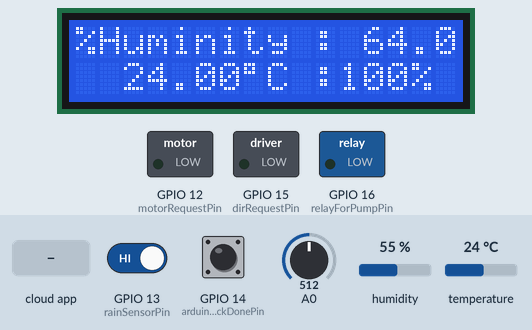
A sketch run on a simulated ESP8266 (NodeMCU). Parts: 16×2 character LCD, switched loads named in the sketch (green lamp = pin HIGH). Dashed ring = blinking. The inputs (shaded band) are chosen by the test bench; at power-on: A0 = 512, GPIO 13 (rainSensorPin) HIGH, temperature 24 °C, GPIO 14 (arduinoFeedbackDonePin) HIGH, humidity 55 %. WiFi joins after 1.5 s; servers stay silent unless stated; the Firebase database answers and starts empty; what the sketch prints to the serial monitor is not drawn.

Above: at 2.8 s.
2.9 s: the phone or cloud app sets UserMode to Auto
At 4.9 s:
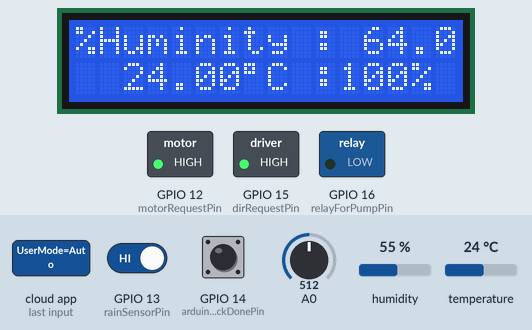
9.5 s: A0 set to 561
At 14.9 s:
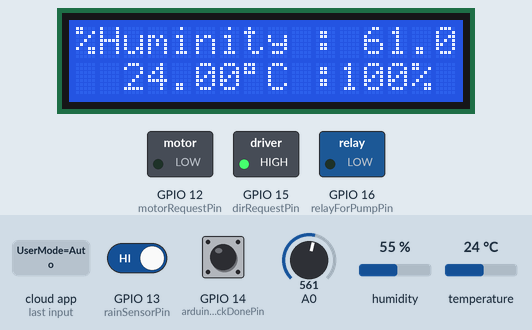
15.0 s: A0 set to 593
At 20.1 s:
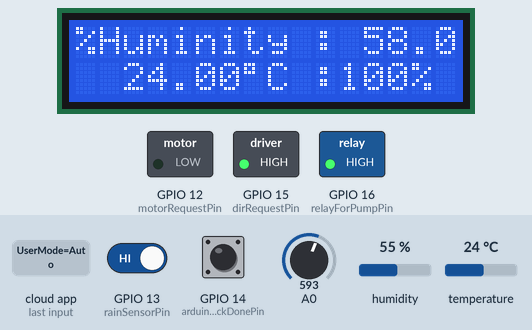
20.7 s: GPIO 13 (rainSensorPin) driven LOW
At 23.7 s:
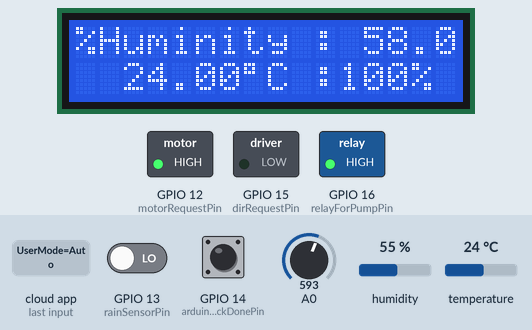
27.3 s: A0 set to 306
At 28.4 s:
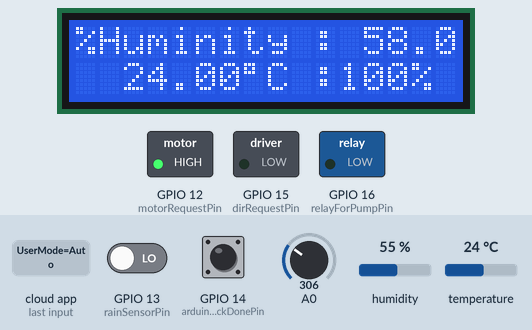
33.9 s: temperature set to 12 °C
At 37.8 s:
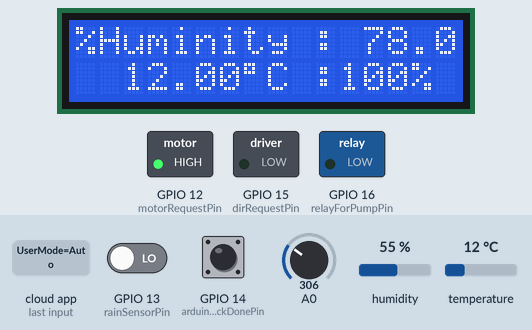
Timing chart, 0 to 38.3 s (numbered marks = the images above; inputs shaded):
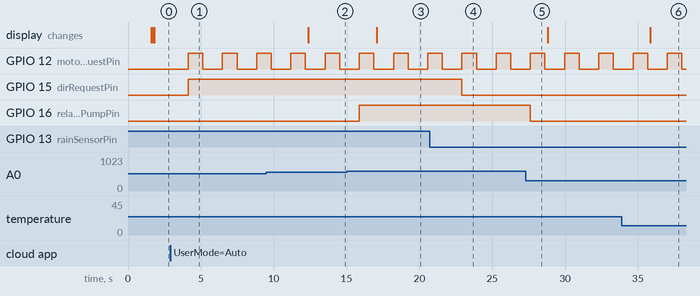

The sketch:

esp8266_code.ino
```cpp
#include <Arduino.h>
#include <ESP8266WiFi.h>
#include <FirebaseESP8266.h>

// Provide the token generation process info.
#include <addons/TokenHelper.h>

// Provide the RTDB payload printing info and other helper functions.
#include <addons/RTDBHelper.h>

#include <WiFiUdp.h>
#include <NTPClient.h>

#include <DHT.h>

/* 1. Define the WiFi credentials */
// #define WIFI_SSID "The Wow Coffee & Tea"
#define WIFI_SSID "HUNG 1616"
// #define WIFI_PASSWORD "thewowxinchao"
#define WIFI_PASSWORD "89@05oH5"

// For the following credentials, see examples/Authentications/SignInAsUser/EmailPassword/EmailPassword.ino

/* 2. Define the API Key */
#define API_KEY "AIzaSyDa9u4v4WPvSiM3iHENRMM6rq6ypjmlEz4"

/* 3. Define the RTDB URL */
#define DATABASE_URL "https://gardencontrol-us-default-rtdb.firebaseio.com/" //<databaseName>.firebaseio.com or <databaseName>.<region>.firebasedatabase.app

/* 4. Define the user Email and password that alreadey registerd or added in your project */
#define USER_EMAIL "thanhhiepvt412zz@gmail.com"
#define USER_PASSWORD "123456"

// Define Firebase Data object
FirebaseData fbdo;

FirebaseAuth auth;
FirebaseConfig config;

unsigned long sendDataPrevMillis = 0;

unsigned long count = 0;

#include <Wire.h>
#include <LiquidCrystal_I2C.h>

LiquidCrystal_I2C lcd(0x27, 16, 2);

enum{
  eROOF_RUNNING,
  eROOF_OPENING,
  eROOF_CLOSING,
  eROOF_IDLE
} ;

int m_roofMotorStatus = eROOF_IDLE;

enum {
  eROOF_CLOSED,
  eROOF_OPENED,
};

enum {
  ePUMP_STARTED,
  ePUMP_STOPED,
};

bool m_pumpStatus = ePUMP_STOPED;
bool m_roofStatus = eROOF_CLOSED;


// Pin definitions for motor
const int rainSensorPin = 13; // D7 - GPIO13
const int relayForPumpPin = 16;

String serverList[3] = {
  "pool.ntp.org",
  "eu.pool.ntp.org",
  "asia.pool.ntp.org",
};

int serverGMTList[3] = {
  7,
  7,
  7
};


// NTP client setup: server, timezone offset in seconds (e.g., GMT+7 => 7*3600)
WiFiUDP ntpUDP;
NTPClient timeClient(ntpUDP, "0.asia.pool.ntp.org", 3600, 0);


// Chân kết nối DHT11
#define DHTPIN 2       // GPIO2 = D4 trên NodeMCU
#define DHTTYPE DHT11  // Loại cảm biến: DHT11 hoặc DHT22
DHT dht(DHTPIN, DHTTYPE);

int udpPort = 1000;
float m_huminity = 0.0;
float m_temperature = 0.0;

enum {
  eMOVE_OPEN = HIGH,
  eMOVE_CLOSE = LOW,
};

const int motorRequestPin = 12; // D6
const int arduinoFeedbackDonePin = 14; // D5

const int dirRequestPin = 15; // D8

enum {
  eMANUAL_MODE,
  eAUTO_MODE,
};

String m_userMode = "Manual";

enum {
  eIDLE_COMMAND,
  eSTARTPUMP_COMMAND,
  eSTOPPUMP_COMMAND,
  eOPENROOF_COMMAND,
  eCLOSEROOF_COMMAND,
};

int m_userCommand = eIDLE_COMMAND;
int m_rainStatus = 1;
enum {
  eRAINING,
  eNO_RAINING
};

void setup()
{
  // Initialize pump
  pinMode(relayForPumpPin, OUTPUT);
  digitalWrite(relayForPumpPin, LOW);
  m_pumpStatus = ePUMP_STOPED;

  // Motor setup
  pinMode(motorRequestPin, OUTPUT);
  digitalWrite(motorRequestPin, LOW);

  pinMode(dirRequestPin, OUTPUT);

  pinMode(arduinoFeedbackDonePin, INPUT_PULLUP);
  pinMode(rainSensorPin, INPUT_PULLUP); // Bật trở kéo lên

  Serial.begin(115200);
  WiFi.begin(WIFI_SSID, WIFI_PASSWORD);

  Serial.print("Connecting to Wi-Fi");
  unsigned long ms = millis();
  while (WiFi.status() != WL_CONNECTED)
  {
    Serial.print(".");
    delay(300);
  }
  Serial.println();
  Serial.print("Connected with IP: ");
  Serial.println(WiFi.localIP());
  Serial.println();

  // Initialize NTP
  timeClient.begin(udpPort);

  Serial.printf("Firebase Client v%s\n\n", FIREBASE_CLIENT_VERSION);

  /* Assign the api key (required) */
  config.api_key = API_KEY;

  /* Assign the user sign in credentials */
  auth.user.email = USER_EMAIL;
  auth.user.password = USER_PASSWORD;

  /* Assign the RTDB URL (required) */
  config.database_url = DATABASE_URL;

  /* Assign the callback function for the long running token generation task */
  config.token_status_callback = tokenStatusCallback; // see addons/TokenHelper.h

  // Comment or pass false value when WiFi reconnection will control by your code or third party library e.g. WiFiManager
  Firebase.reconnectNetwork(true);

  // Since v4.4.x, BearSSL engine was used, the SSL buffer need to be set.
  // Large data transmission may require larger RX buffer, otherwise connection issue or data read time out can be occurred.
  fbdo.setBSSLBufferSize(4096 /* Rx buffer size in bytes from 512 - 16384 */, 1024 /* Tx buffer size in bytes from 512 - 16384 */);

  // Or use legacy authenticate method
  // config.database_url = DATABASE_URL;
  // config.signer.tokens.legacy_token = "<database secret>";

  // To connect without auth in Test Mode, see Authentications/TestMode/TestMode.ino

  //////////////////////////////////////////////////////////////////////////////////////////////
  // Please make sure the device free Heap is not lower than 80 k for ESP32 and 10 k for ESP8266,
  // otherwise the SSL connection will fail.
  //////////////////////////////////////////////////////////////////////////////////////////////

  Firebase.begin(&config, &auth);

  Firebase.setDoubleDigits(5);

  // You can use TCP KeepAlive in FirebaseData object and tracking the server connection status, please read this for detail.
  // https://github.com/mobizt/Firebase-ESP8266#about-firebasedata-object
  // fbdo.keepAlive(5, 5, 1);

  /** Timeout options.

  //Network reconnect timeout (interval) in ms (10 sec - 5 min) when network or WiFi disconnected.
  config.timeout.networkReconnect = 10 * 1000;

  //Socket connection and SSL handshake timeout in ms (1 sec - 1 min).
  config.timeout.socketConnection = 10 * 1000;

  //Server response read timeout in ms (1 sec - 1 min).
  config.timeout.serverResponse = 10 * 1000;

  //RTDB Stream keep-alive timeout in ms (20 sec - 2 min) when no server's keep-alive event data received.
  config.timeout.rtdbKeepAlive = 45 * 1000;

  //RTDB Stream reconnect timeout (interval) in ms (1 sec - 1 min) when RTDB Stream closed and want to resume.
  config.timeout.rtdbStreamReconnect = 1 * 1000;

  //RTDB Stream error notification timeout (interval) in ms (3 sec - 30 sec). It determines how often the readStream
  //will return false (error) when it called repeatedly in loop.
  config.timeout.rtdbStreamError = 3 * 1000;

  Note:
  The function that starting the new TCP session i.e. first time server connection or previous session was closed, the function won't exit until the
  time of config.timeout.socketConnection.

  You can also set the TCP data sending retry with
  config.tcp_data_sending_retry = 1;

  */
  // DHT init
  dht.begin();

  // Initialize the screen
  lcd.init();
  lcd.backlight();

  lcd.print("Welcome to the Smart Garden !!!");
  delay(100);
  lcd.clear();
}


float readHuminity()
{
  float value = analogRead(A0); // Huminity analog plug into A0
  float percent = map(value, 1023, 0, 30, 100);
  Serial.print("Huminity value: ");
  Serial.println(percent);
  return percent;
}

float readTemperature()
{
  float t = dht.readTemperature();

  float f = dht.readTemperature(true);
  float h = dht.readHumidity();
 // Check if any reads failed and exit early (to try again).
  if (isnan(h) || isnan(t) || isnan(f)) {
    Serial.println(F("Failed to read from DHT sensor!"));
    return m_temperature;
  }

  // Compute heat index in Fahrenheit (the default)
  float hif = dht.computeHeatIndex(f, h);

  // Compute heat index in Celsius (isFahreheit = false)
  float hic = dht.computeHeatIndex(t, h, false);

  Serial.print(F("%  Temperature: "));
  Serial.print(t);
  Serial.print(F("°C "));

  return t;
}

void startPump()
{
  Serial.println(" Start Pump !!!");
  m_pumpStatus = ePUMP_STARTED;

  digitalWrite(relayForPumpPin,HIGH);
}

void stopPump()
{
  Serial.println(" Stop Pump !!!");
  m_pumpStatus = ePUMP_STOPED;

  digitalWrite(relayForPumpPin,LOW);
}

int detectRain()
{
  // 1 : means no rain, 0 : raining
  Serial.print("Gia tri cam bien mua: ");
  Serial.println(digitalRead(rainSensorPin));

  int rain_1 = digitalRead(rainSensorPin);
  delay(40);
  int rain_2 = digitalRead(rainSensorPin);

  if (rain_1 == rain_2)
    return rain_1;

  return m_rainStatus;
}


// Update the action
void openRoof()
{
  {
    m_roofMotorStatus = eROOF_OPENING;

    Serial.println("Opening the Roof !!!!");

    digitalWrite(motorRequestPin, HIGH);
    digitalWrite(dirRequestPin, eMOVE_OPEN);
    delay(1000);
    while(digitalRead(arduinoFeedbackDonePin) == LOW)
    {
      delay(100);
    }

    digitalWrite(motorRequestPin, LOW);
  }

  m_roofStatus = eROOF_OPENED;

  String prefix = "/GardenControl";
  String usercontrolPathToFireBase = prefix + "/UserCommand";

  Serial.printf("Push usercommand = IDLE to Firebase... %s\n", Firebase.setString(fbdo, usercontrolPathToFireBase.c_str(), "0") ? "ok" : fbdo.errorReason().c_str());

  Serial.println("Completed opening the roof !!!!");
}

void closeRoof()
{
  {
    m_roofMotorStatus = eROOF_CLOSING;

    Serial.println("Closing the Roof !!!!");

    digitalWrite(motorRequestPin, HIGH);
    digitalWrite(dirRequestPin, eMOVE_CLOSE);
    delay(1000);
    while(digitalRead(arduinoFeedbackDonePin) == LOW)
    {
      delay(100);
    }

    digitalWrite(motorRequestPin, LOW);
  }

  m_roofStatus = eROOF_CLOSED;

  String prefix = "/GardenControl";
  String usercontrolPathToFireBase = prefix + "/UserCommand";

  Serial.printf("Push usercommand = IDLE to Firebase... %s\n", Firebase.setString(fbdo, usercontrolPathToFireBase.c_str(), "0") ? "ok" : fbdo.errorReason().c_str());

  Serial.println("Completed closing the roof !!!!");
}

void pushDataToFirebase()
{
  unsigned long epochTime;
  String hoursStr, minuteStr, secondStr;
  if (WiFi.status() != WL_CONNECTED) {
    // delay(500);
    Serial.println("Wifi disconnected");
  } else {
    // if (timeClient.update()) // Fetch current time
    // {
    //   epochTime = timeClient.getEpochTime(); // Unix timestamp
    //   Serial.print("Epoch Time: ");
    //   Serial.println(epochTime);

    //   Serial.print("Formatted Time: ");
    //   Serial.println(timeClient.getFormattedTime()); // e.g., "14:35:10"
    //   unsigned long hours = (epochTime % 86400L) / 3600;
    //   hoursStr = hours < 10 ? "0" + String(hours) : String(hours);

    //   unsigned long minutes = (epochTime % 3600) / 60;
    //   minuteStr = minutes < 10 ? "0" + String(minutes) : String(minutes);

    //   unsigned long seconds = epochTime % 60;
    //   secondStr = seconds < 10 ? "0" + String(seconds) : String(seconds);

    //   Serial.printf("%s:%s:%s\n", hoursStr, minuteStr, secondStr);

    // } else
    // {
    //   Serial.println("NTP update time failed");
    //   // timeClient.begin(udpPort++);
    //   // Serial.print("Change UDP to new port : "); Serial.println(udpPort);
    // }
  }

  // Firebase.ready() should be called repeatedly to handle authentication tasks.
  // if (Firebase.ready() && (millis() - sendDataPrevMillis > 15000 || sendDataPrevMillis == 0))
  {
    // sendDataPrevMillis = millis();
    // delay(5000);

    String prefix;
    // String prefix = "/GardenSensor/" + hoursStr + minuteStr + secondStr;
    // String huminityPathToFireBase = prefix + "/Huminity";
    // String timePathToFireBase = prefix + "/time";

    prefix = "/GardenControl";
    String huminityPathToFireBase = prefix + "/Huminity";

    Serial.printf("Push huminity to Firebase... %s\n", Firebase.setFloat(fbdo, huminityPathToFireBase.c_str(), m_huminity) ? "ok" : fbdo.errorReason().c_str());

    String temperaturePathToFireBase = prefix + "/Temperature";
    Serial.printf("Push temperature to Firebase... %s\n", Firebase.setFloat(fbdo, temperaturePathToFireBase.c_str(), m_temperature) ? "ok" : fbdo.errorReason().c_str());

    String pumpStatusPathToFireBase = prefix + "/Pump_Status";
    String pumpstatus_text;
    if (m_pumpStatus == ePUMP_STARTED)
      pumpstatus_text = "Start";
    else
      pumpstatus_text = "Stop";
    Serial.printf("Push pumpStatus to Firebase... %s\n", Firebase.setString(fbdo, pumpStatusPathToFireBase.c_str(), pumpstatus_text) ? "ok" : fbdo.errorReason().c_str());

    String roofMotorStatusPathToFireBase = prefix + "/Roof_Status";
    String roofstatus_text;
    if (m_roofStatus == eROOF_CLOSED)
      roofstatus_text = "Close";
    else
      roofstatus_text = "Open";
    Serial.printf("Push roofMotorStatus to Firebase... %s\n", Firebase.setString(fbdo, roofMotorStatusPathToFireBase.c_str(), roofstatus_text) ? "ok" : fbdo.errorReason().c_str());

    String rainStatusPathToFireBase = prefix + "/Rain_Sensor";
    Serial.printf("Push rainStatus to Firebase... %s\n", Firebase.setInt(fbdo, rainStatusPathToFireBase.c_str(), m_rainStatus) ? "ok" : fbdo.errorReason().c_str());
  }
}

void getDataFromFirebase()
{
  String prefix;
  prefix = "/GardenControl";
  String userModePathToFireBase = prefix + "/UserMode"; // "/GardenControl/UserMode"

  if (Firebase.getString(fbdo, userModePathToFireBase.c_str())) {  // successful
    m_userMode = fbdo.stringData();   // get value as String
    m_userMode.replace("\"", "");       // Remove all " characters
    m_userMode.replace("\\", "");  // Remove all backslashes
    // Serial.println(m_userMode);         // Prints: Manual
    Serial.println("User Mode from Firebase: " + m_userMode);
  } else {
    Serial.println("Error: " + fbdo.errorReason());
  }

  String userCommandPathToFireBase = prefix + "/UserCommand";

  if (Firebase.getString(fbdo, userCommandPathToFireBase.c_str())) {  // successful
    String usercommand_string = fbdo.stringData(); // get value as String
    m_userCommand = usercommand_string.toInt();
    Serial.print("User Command from Firebase: ");
    Serial.println(m_userCommand);
  } else {
    Serial.println("Error: " + fbdo.errorReason());
  }
}

void updateOnLcd()
{
  lcd.clear();
  lcd.setCursor(0,0);
  lcd.print("%Huminity : ");
  lcd.print(m_huminity);

  // Enter
  lcd.setCursor(2,1);

  lcd.print(m_temperature);
  lcd.print((char)223); // ký hiệu độ °
  lcd.print("C :");

  lcd.print(100);
  lcd.print("%");
}

void loop()
{
  m_huminity = readHuminity();
  m_temperature = readTemperature();
  m_rainStatus = detectRain();


  #define HUM_PUMP_LIMIT    (60) // Percent

  if ((m_userMode == "Auto" && m_huminity < HUM_PUMP_LIMIT) ||
        (m_userMode == "Manual" && m_userCommand == eSTARTPUMP_COMMAND)
    )
  {
    startPump();
  }
  else if ((m_userMode == "Auto" && m_huminity >= HUM_PUMP_LIMIT) ||
        (m_userMode == "Manual" && m_userCommand == eSTOPPUMP_COMMAND)
      )
  {
    stopPump();
  }

  // Serial.print("User Mode : ");
  // Serial.print(m_userMode);
  // Serial.print("User Command : ");
  // Serial.println(m_userCommand);


  if ((m_userMode == "Auto" && m_rainStatus == eRAINING) ||
        (m_userMode == "Manual" && m_userCommand == eCLOSEROOF_COMMAND))
  {
    closeRoof();
  }
  else if ((m_userMode == "Auto" && m_rainStatus == eNO_RAINING) ||
        (m_userMode == "Manual" && m_userCommand == eOPENROOF_COMMAND))
  {
    openRoof();
  }

  updateOnLcd();

  getDataFromFirebase();
  pushDataToFirebase();

  delay(50);
}
```

Measured:
- the behaviour switches between 577 and 578 on A0 (found by bisection; images 2 and 3)
- after the input at 2.9 s, GPIO 12 (motorRequestPin): alternates HIGH for 1.0 s and LOW for 1.3 s, starting after 1.2 s; GPIO 15 (dirRequestPin): LOW → HIGH after 1.2 s
- after the input at 9.5 s, the display: changes after 2.9 s (image 2)
- after the input at 15.0 s, GPIO 16 (relayForPumpPin): LOW → HIGH after 0.88 s; the display: changes after 2.1 s (image 3)
- after the input at 20.7 s, GPIO 15 (dirRequestPin): HIGH → LOW after 2.2 s
- after the input at 27.3 s, GPIO 16 (relayForPumpPin): HIGH → LOW after 0.32 s
- after the input at 33.9 s, the display: changes after 1.9 s (image 6)
